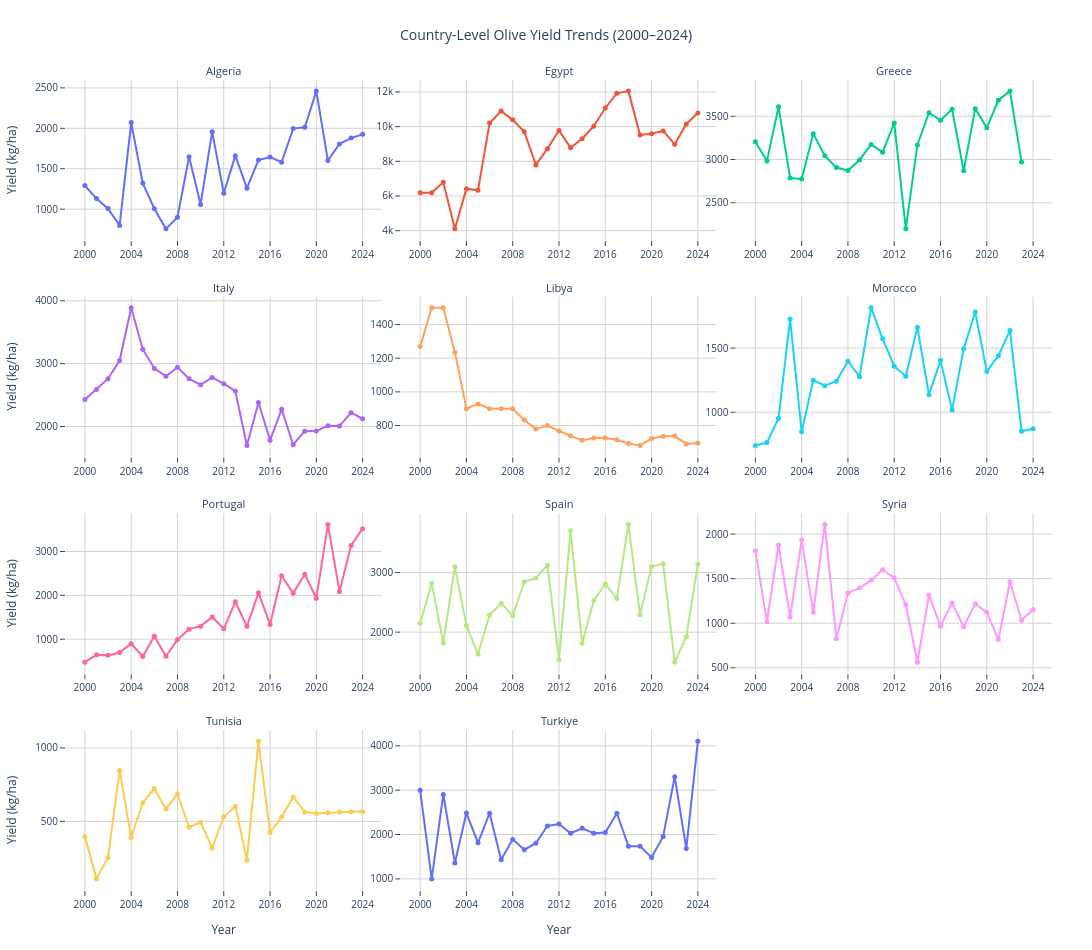

The code cell stored with this chart in its notebook:
### Markdown cell above
## Business Question 1: How Has Olive Yield Evolved Across Mediterranean Countries Between 2000 and 2024?

Examine how olive yield evolved within each country and whether country-level trends followed the regional pattern.

Reading note: Each subplot uses an independent y-axis scale to make country-level changes easier to observe. Absolute yield levels can be compared using the axis values, but the visual magnitude of fluctuations should not be compared directly across panels.

### Code cell
# Create country-level time series
fig = px.line(
    df,
    x="Year",
    y="Yield_kg_per_ha",
    color="Country",
    facet_col="Country",
    facet_col_wrap=3,
    markers=True,
    title="Country-Level Olive Yield Trends (2000-2024)",
    labels={
        "Yield_kg_per_ha": "Yield (kg/ha)",
        "Year": "Year",
    },
)

# Use independent y-axis scales to highlight trends within each country
fig.update_yaxes(matches=None)

# Display y-axis ticks and gridlines in all panels
fig.for_each_yaxis(
    lambda axis: axis.update(
        showticklabels=True,
        showgrid=True,
        ticks="outside",
        gridcolor="lightgray",
    )
)

# Display year labels in all panels
fig.for_each_xaxis(
    lambda axis: axis.update(
        showticklabels=True,
        tickmode="linear",
        dtick=4,
        showgrid=True,
        ticks="outside",
        gridcolor="lightgray",
    )
)

# Remove the "Country=" prefix from facet labels
fig.for_each_annotation(
    lambda annotation: annotation.update(
        text=annotation.text.split("=")[-1],
        font=dict(size=11),
    )
)

# Improve line and marker visibility
fig.update_traces(
    line=dict(width=2),
    marker=dict(size=5),
)

fig.update_layout(
    height=950,
    width=1200,
    showlegend=False,
    hovermode="x unified",
    plot_bgcolor="white",
    paper_bgcolor="white",
    font=dict(size=10),
    title=dict(x=0.5, xanchor="center"),
    margin=dict(t=80, l=60, r=40, b=60),
)

fig.show()

### Figure 1 — Plotly figure (JSON) as saved in the notebook; plotly's stock layout.template omitted (floating-point values rounded to 4 significant figures)
{"data": [{"hovertemplate": "Country=Algeria<br>Year=%{x}<br>Yield (kg/ha)=%{y}<extra></extra>", "legendgroup": "Algeria", "line": {"color": "#636efa", "dash": "solid", "width": 2}, "marker": {"size": 5, "symbol": "circle"}, "mode": "lines+markers", "name": "Algeria", "orientation": "v", "showlegend": true, "type": "scatter", "x": [2000, 2001, 2002, 2003, 2004, 2005, 2006, 2007, 2008, 2009, 2010, 2011, 2012, 2013, 2014, 2015, 2016, 2017, 2018, 2019, 2020, 2021, 2022, 2023, 2024], "xaxis": "x10", "y": [1292.0, 1130.0, 1007.0, 799.3, 2071.0, 1322.0, 1005.0, 756.4, 899.5, 1647.0, 1058.0, 1958.0, 1198.0, 1662.0, 1259.0, 1608.0, 1644.0, 1581.0, 1997.0, 2013.0, 2460.0, 1601.0, 1807.0, 1879.0, 1926.0], "yaxis": "y10"}, {"hovertemplate": "Country=Egypt<br>Year=%{x}<br>Yield (kg/ha)=%{y}<extra></extra>", "legendgroup": "Egypt", "line": {"color": "#EF553B", "dash": "solid", "width": 2}, "marker": {"size": 5, "symbol": "circle"}, "mode": "lines+markers", "name": "Egypt", "orientation": "v", "showlegend": true, "type": "scatter", "x": [2000, 2001, 2002, 2003, 2004, 2005, 2006, 2007, 2008, 2009, 2010, 2011, 2012, 2013, 2014, 2015, 2016, 2017, 2018, 2019, 2020, 2021, 2022, 2023, 2024], "xaxis": "x11", "y": [6190.0, 6185.0, 6792.0, 4105.0, 6421.0, 6326.0, 10200.0, 10900.0, 10390.0, 9703.0, 7794.0, 8727.0, 9784.0, 8780.0, 9298.0, 10030.0, 11080.0, 11920.0, 12050.0, 9524.0, 9588.0, 9750.0, 8978.0, 10160.0, 10780.0], "yaxis": "y11"}, {"hovertemplate": "Country=Greece<br>Year=%{x}<br>Yield (kg/ha)=%{y}<extra></extra>", "legendgroup": "Greece", "line": {"color": "#00cc96", "dash": "solid", "width": 2}, "marker": {"size": 5, "symbol": "circle"}, "mode": "lines+markers", "name": "Greece", "orientation": "v", "showlegend": true, "type": "scatter", "x": [2000, 2001, 2002, 2003, 2004, 2005, 2006, 2007, 2008, 2009, 2010, 2011, 2012, 2013, 2014, 2015, 2016, 2017, 2018, 2019, 2020, 2021, 2022, 2023], "xaxis": "x12", "y": [3206.0, 2984.0, 3608.0, 2786.0, 2775.0, 3297.0, 3043.0, 2907.0, 2872.0, 2995.0, 3174.0, 3085.0, 3422.0, 2199.0, 3168.0, 3541.0, 3454.0, 3580.0, 2870.0, 3588.0, 3368.0, 3685.0, 3790.0, 2973.0], "yaxis": "y12"}, {"hovertemplate": "Country=Italy<br>Year=%{x}<br>Yield (kg/ha)=%{y}<extra></extra>", "legendgroup": "Italy", "line": {"color": "#ab63fa", "dash": "solid", "width": 2}, "marker": {"size": 5, "symbol": "circle"}, "mode": "lines+markers", "name": "Italy", "orientation": "v", "showlegend": true, "type": "scatter", "x": [2000, 2001, 2002, 2003, 2004, 2005, 2006, 2007, 2008, 2009, 2010, 2011, 2012, 2013, 2014, 2015, 2016, 2017, 2018, 2019, 2020, 2021, 2022, 2023, 2024], "xaxis": "x7", "y": [2428.0, 2590.0, 2761.0, 3050.0, 3889.0, 3230.0, 2925.0, 2798.0, 2942.0, 2762.0, 2663.0, 2781.0, 2681.0, 2564.0, 1698.0, 2381.0, 1780.0, 2275.0, 1710.0, 1926.0, 1927.0, 2011.0, 2007.0, 2220.0, 2123.0], "yaxis": "y7"}, {"hovertemplate": "Country=Libya<br>Year=%{x}<br>Yield (kg/ha)=%{y}<extra></extra>", "legendgroup": "Libya", "line": {"color": "#FFA15A", "dash": "solid", "width": 2}, "marker": {"size": 5, "symbol": "circle"}, "mode": "lines+markers", "name": "Libya", "orientation": "v", "showlegend": true, "type": "scatter", "x": [2000, 2001, 2002, 2003, 2004, 2005, 2006, 2007, 2008, 2009, 2010, 2011, 2012, 2013, 2014, 2015, 2016, 2017, 2018, 2019, 2020, 2021, 2022, 2023, 2024], "xaxis": "x8", "y": [1269.0, 1500.0, 1500.0, 1236.0, 900.0, 928.1, 900.0, 900.0, 900.0, 833.0, 778.3, 799.5, 767.1, 738.4, 712.8, 724.9, 725.4, 714.8, 692.8, 680.7, 722.6, 735.7, 736.7, 690.4, 695.8], "yaxis": "y8"}, {"hovertemplate": "Country=Morocco<br>Year=%{x}<br>Yield (kg/ha)=%{y}<extra></extra>", "legendgroup": "Morocco", "line": {"color": "#19d3f3", "dash": "solid", "width": 2}, "marker": {"size": 5, "symbol": "circle"}, "mode": "lines+markers", "name": "Morocco", "orientation": "v", "showlegend": true, "type": "scatter", "x": [2000, 2001, 2002, 2003, 2004, 2005, 2006, 2007, 2008, 2009, 2010, 2011, 2012, 2013, 2014, 2015, 2016, 2017, 2018, 2019, 2020, 2021, 2022, 2023, 2024], "xaxis": "x9", "y": [740.7, 763.6, 953.7, 1726.0, 847.5, 1250.0, 1207.0, 1242.0, 1398.0, 1277.0, 1814.0, 1572.0, 1359.0, 1281.0, 1662.0, 1137.0, 1404.0, 1018.0, 1494.0, 1781.0, 1318.0, 1441.0, 1638.0, 851.7, 871.7], "yaxis": "y9"}, {"hovertemplate": "Country=Portugal<br>Year=%{x}<br>Yield (kg/ha)=%{y}<extra></extra>", "legendgroup": "Portugal", "line": {"color": "#FF6692", "dash": "solid", "width": 2}, "marker": {"size": 5, "symbol": "circle"}, "mode": "lines+markers", "name": "Portugal", "orientation": "v", "showlegend": true, "type": "scatter", "x": [2000, 2001, 2002, 2003, 2004, 2005, 2006, 2007, 2008, 2009, 2010, 2011, 2012, 2013, 2014, 2015, 2016, 2017, 2018, 2019, 2020, 2021, 2022, 2023, 2024], "xaxis": "x4", "y": [474.8, 642.3, 630.7, 696.6, 896.5, 605.8, 1069.0, 608.1, 990.9, 1229.0, 1297.0, 1504.0, 1238.0, 1853.0, 1292.0, 2058.0, 1336.0, 2446.0, 2045.0, 2482.0, 1931.0, 3616.0, 2086.0, 3137.0, 3521.0], "yaxis": "y4"}, {"hovertemplate": "Country=Spain<br>Year=%{x}<br>Yield (kg/ha)=%{y}<extra></extra>", "legendgroup": "Spain", "line": {"color": "#B6E880", "dash": "solid", "width": 2}, "marker": {"size": 5, "symbol": "circle"}, "mode": "lines+markers", "name": "Spain", "orientation": "v", "showlegend": true, "type": "scatter", "x": [2000, 2001, 2002, 2003, 2004, 2005, 2006, 2007, 2008, 2009, 2010, 2011, 2012, 2013, 2014, 2015, 2016, 2017, 2018, 2019, 2020, 2021, 2022, 2023, 2024], "xaxis": "x5", "y": [2150.0, 2818.0, 1816.0, 3096.0, 2110.0, 1631.0, 2286.0, 2486.0, 2273.0, 2846.0, 2908.0, 3123.0, 1537.0, 3700.0, 1813.0, 2530.0, 2809.0, 2564.0, 3808.0, 2293.0, 3102.0, 3147.0, 1495.0, 1924.0, 3141.0], "yaxis": "y5"}, {"hovertemplate": "Country=Syria<br>Year=%{x}<br>Yield (kg/ha)=%{y}<extra></extra>", "legendgroup": "Syria", "line": {"color": "#FF97FF", "dash": "solid", "width": 2}, "marker": {"size": 5, "symbol": "circle"}, "mode": "lines+markers", "name": "Syria", "orientation": "v", "showlegend": true, "type": "scatter", "x": [2000, 2001, 2002, 2003, 2004, 2005, 2006, 2007, 2008, 2009, 2010, 2011, 2012, 2013, 2014, 2015, 2016, 2017, 2018, 2019, 2020, 2021, 2022, 2023, 2024], "xaxis": "x6", "y": [1812.0, 1016.0, 1876.0, 1068.0, 1933.0, 1124.0, 2108.0, 824.8, 1340.0, 1394.0, 1483.0, 1600.0, 1509.0, 1207.0, 562.7, 1314.0, 966.3, 1228.0, 959.0, 1218.0, 1122.0, 816.7, 1465.0, 1033.0, 1153.0], "yaxis": "y6"}, {"hovertemplate": "Country=Tunisia<br>Year=%{x}<br>Yield (kg/ha)=%{y}<extra></extra>", "legendgroup": "Tunisia", "line": {"color": "#FECB52", "dash": "solid", "width": 2}, "marker": {"size": 5, "symbol": "circle"}, "mode": "lines+markers", "name": "Tunisia", "orientation": "v", "showlegend": true, "type": "scatter", "x": [2000, 2001, 2002, 2003, 2004, 2005, 2006, 2007, 2008, 2009, 2010, 2011, 2012, 2013, 2014, 2015, 2016, 2017, 2018, 2019, 2020, 2021, 2022, 2023, 2024], "xaxis": "x", "y": [396.5, 108.9, 254.0, 847.3, 390.6, 627.7, 723.4, 584.8, 687.9, 460.2, 495.1, 318.7, 531.9, 603.5, 236.7, 1046.0, 425.3, 529.4, 666.9, 563.6, 554.7, 558.9, 564.2, 565.2, 566.1], "yaxis": "y"}, {"hovertemplate": "Country=Turkiye<br>Year=%{x}<br>Yield (kg/ha)=%{y}<extra></extra>", "legendgroup": "Turkiye", "line": {"color": "#636efa", "dash": "solid", "width": 2}, "marker": {"size": 5, "symbol": "circle"}, "mode": "lines+markers", "name": "Turkiye", "orientation": "v", "showlegend": true, "type": "scatter", "x": [2000, 2001, 2002, 2003, 2004, 2005, 2006, 2007, 2008, 2009, 2010, 2011, 2012, 2013, 2014, 2015, 2016, 2017, 2018, 2019, 2020, 2021, 2022, 2023, 2024], "xaxis": "x2", "y": [3000.0, 1000.0, 2903.0, 1360.0, 2484.0, 1813.0, 2482.0, 1429.0, 1891.0, 1658.0, 1805.0, 2192.0, 2236.0, 2030.0, 2140.0, 2031.0, 2046.0, 2482.0, 1736.0, 1735.0, 1484.0, 1955.0, 3302.0, 1683.0, 4106.0], "yaxis": "y2"}], "layout": {"annotations": [{"font": {"size": 11}, "showarrow": false, "text": "Tunisia", "x": 0.16, "xanchor": "center", "xref": "paper", "y": 0.1975, "yanchor": "bottom", "yref": "paper"}, {"font": {"size": 11}, "showarrow": false, "text": "Turkiye", "x": 0.5, "xanchor": "center", "xref": "paper", "y": 0.1975, "yanchor": "bottom", "yref": "paper"}, {"font": {"size": 11}, "showarrow": false, "text": "Portugal", "x": 0.16, "xanchor": "center", "xref": "paper", "y": 0.465, "yanchor": "bottom", "yref": "paper"}, {"font": {"size": 11}, "showarrow": false, "text": "Spain", "x": 0.5, "xanchor": "center", "xref": "paper", "y": 0.465, "yanchor": "bottom", "yref": "paper"}, {"font": {"size": 11}, "showarrow": false, "text": "Syria", "x": 0.84, "xanchor": "center", "xref": "paper", "y": 0.465, "yanchor": "bottom", "yref": "paper"}, {"font": {"size": 11}, "showarrow": false, "text": "Italy", "x": 0.16, "xanchor": "center", "xref": "paper", "y": 0.7325, "yanchor": "bottom", "yref": "paper"}, {"font": {"size": 11}, "showarrow": false, "text": "Libya", "x": 0.5, "xanchor": "center", "xref": "paper", "y": 0.7325, "yanchor": "bottom", "yref": "paper"}, {"font": {"size": 11}, "showarrow": false, "text": "Morocco", "x": 0.84, "xanchor": "center", "xref": "paper", "y": 0.7325, "yanchor": "bottom", "yref": "paper"}, {"font": {"size": 11}, "showarrow": false, "text": "Algeria", "x": 0.16, "xanchor": "center", "xref": "paper", "y": 1, "yanchor": "bottom", "yref": "paper"}, {"font": {"size": 11}, "showarrow": false, "text": "Egypt", "x": 0.5, "xanchor": "center", "xref": "paper", "y": 1, "yanchor": "bottom", "yref": "paper"}, {"font": {"size": 11}, "showarrow": false, "text": "Greece", "x": 0.84, "xanchor": "center", "xref": "paper", "y": 1, "yanchor": "bottom", "yref": "paper"}], "font": {"size": 10}, "height": 950, "hovermode": "x unified", "legend": {"title": {"text": "Country"}, "tracegroupgap": 0}, "margin": {"b": 60, "l": 60, "r": 40, "t": 80}, "paper_bgcolor": "white", "plot_bgcolor": "white", "showlegend": false, "title": {"text": "Country-Level Olive Yield Trends (2000–2024)", "x": 0.5, "xanchor": "center"}, "width": 1200, "xaxis": {"anchor": "y", "domain": [0, 0.32], "dtick": 4, "gridcolor": "lightgray", "showgrid": true, "showticklabels": true, "tickmode": "linear", "ticks": "outside", "title": {"text": "Year"}}, "xaxis10": {"anchor": "y10", "domain": [0, 0.32], "dtick": 4, "gridcolor": "lightgray", "matches": "x", "showgrid": true, "showticklabels": true, "tickmode": "linear", "ticks": "outside"}, "xaxis11": {"anchor": "y11", "domain": [0.34, 0.66], "dtick": 4, "gridcolor": "lightgray", "matches": "x", "showgrid": true, "showticklabels": true, "tickmode": "linear", "ticks": "outside"}, "xaxis12": {"anchor": "y12", "domain": [0.68, 1.0], "dtick": 4, "gridcolor": "lightgray", "matches": "x", "showgrid": true, "showticklabels": true, "tickmode": "linear", "ticks": "outside"}, "xaxis2": {"anchor": "y2", "domain": [0.34, 0.66], "dtick": 4, "gridcolor": "lightgray", "matches": "x", "showgrid": true, "showticklabels": true, "tickmode": "linear", "ticks": "outside", "title": {"text": "Year"}}, "xaxis3": {"anchor": "y3", "domain": [0.68, 1.0], "dtick": 4, "gridcolor": "lightgray", "matches": "x", "showgrid": true, "showticklabels": true, "tickmode": "linear", "ticks": "outside", "title": {"text": "Year"}}, "xaxis4": {"anchor": "y4", "domain": [0, 0.32], "dtick": 4, "gridcolor": "lightgray", "matches": "x", "showgrid": true, "showticklabels": true, "tickmode": "linear", "ticks": "outside"}, "xaxis5": {"anchor": "y5", "domain": [0.34, 0.66], "dtick": 4, "gridcolor": "lightgray", "matches": "x", "showgrid": true, "showticklabels": true, "tickmode": "linear", "ticks": "outside"}, "xaxis6": {"anchor": "y6", "domain": [0.68, 1.0], "dtick": 4, "gridcolor": "lightgray", "matches": "x", "showgrid": true, "showticklabels": true, "tickmode": "linear", "ticks": "outside"}, "xaxis7": {"anchor": "y7", "domain": [0, 0.32], "dtick": 4, "gridcolor": "lightgray", "matches": "x", "showgrid": true, "showticklabels": true, "tickmode": "linear", "ticks": "outside"}, "xaxis8": {"anchor": "y8", "domain": [0.34, 0.66], "dtick": 4, "gridcolor": "lightgray", "matches": "x", "showgrid": true, "showticklabels": true, "tickmode": "linear", "ticks": "outside"}, "xaxis9": {"anchor": "y9", "domain": [0.68, 1.0], "dtick": 4, "gridcolor": "lightgray", "matches": "x", "showgrid": true, "showticklabels": true, "tickmode": "linear", "ticks": "outside"}, "yaxis": {"anchor": "x", "domain": [0, 0.1975], "gridcolor": "lightgray", "showgrid": true, "showticklabels": true, "ticks": "outside", "title": {"text": "Yield (kg/ha)"}}, "yaxis10": {"anchor": "x10", "domain": [0.8025, 1], "gridcolor": "lightgray", "showgrid": true, "showticklabels": true, "ticks": "outside", "title": {"text": "Yield (kg/ha)"}}, "yaxis11": {"anchor": "x11", "domain": [0.8025, 1], "gridcolor": "lightgray", "showgrid": true, "showticklabels": true, "ticks": "outside"}, "yaxis12": {"anchor": "x12", "domain": [0.8025, 1], "gridcolor": "lightgray", "showgrid": true, "showticklabels": true, "ticks": "outside"}, "yaxis2": {"anchor": "x2", "domain": [0, 0.1975], "gridcolor": "lightgray", "showgrid": true, "showticklabels": true, "ticks": "outside"}, "yaxis3": {"anchor": "x3", "domain": [0, 0.1975], "gridcolor": "lightgray", "showgrid": true, "showticklabels": true, "ticks": "outside"}, "yaxis4": {"anchor": "x4", "domain": [0.2675, 0.465], "gridcolor": "lightgray", "showgrid": true, "showticklabels": true, "ticks": "outside", "title": {"text": "Yield (kg/ha)"}}, "yaxis5": {"anchor": "x5", "domain": [0.2675, 0.465], "gridcolor": "lightgray", "showgrid": true, "showticklabels": true, "ticks": "outside"}, "yaxis6": {"anchor": "x6", "domain": [0.2675, 0.465], "gridcolor": "lightgray", "showgrid": true, "showticklabels": true, "ticks": "outside"}, "yaxis7": {"anchor": "x7", "domain": [0.535, 0.7325], "gridcolor": "lightgray", "showgrid": true, "showticklabels": true, "ticks": "outside", "title": {"text": "Yield (kg/ha)"}}, "yaxis8": {"anchor": "x8", "domain": [0.535, 0.7325], "gridcolor": "lightgray", "showgrid": true, "showticklabels": true, "ticks": "outside"}, "yaxis9": {"anchor": "x9", "domain": [0.535, 0.7325], "gridcolor": "lightgray", "showgrid": true, "showticklabels": true, "ticks": "outside"}}}
